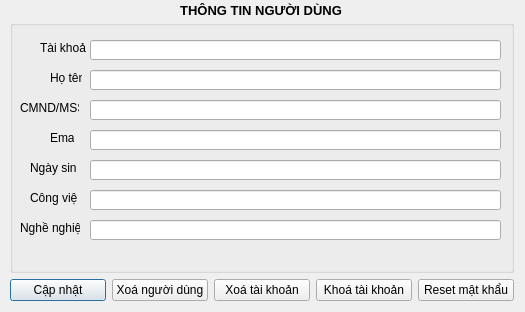
<?xml version="1.0" encoding="UTF-8"?>
<ui version="4.0">
 <class>editUSER</class>
 <widget class="QDialog" name="editUSER">
  <property name="geometry">
   <rect>
    <x>0</x>
    <y>0</y>
    <width>525</width>
    <height>312</height>
   </rect>
  </property>
  <property name="windowTitle">
   <string>Người dùng</string>
  </property>
  <property name="windowIcon">
   <iconset resource="src.qrc">
    <normaloff>:/images/users.png</normaloff>:/images/users.png</iconset>
  </property>
  <widget class="QWidget" name="layoutWidget">
   <property name="geometry">
    <rect>
     <x>10</x>
     <y>20</y>
     <width>504</width>
     <height>281</height>
    </rect>
   </property>
   <layout class="QVBoxLayout" name="verticalLayout_2">
    <item>
     <widget class="QGroupBox" name="groupBox">
      <property name="title">
       <string/>
      </property>
      <widget class="QLabel" name="label_6">
       <property name="geometry">
        <rect>
         <x>20</x>
         <y>170</y>
         <width>47</width>
         <height>16</height>
        </rect>
       </property>
       <property name="text">
        <string>Công việc</string>
       </property>
      </widget>
      <widget class="QLabel" name="label_3">
       <property name="geometry">
        <rect>
         <x>10</x>
         <y>80</y>
         <width>59</width>
         <height>16</height>
        </rect>
       </property>
       <property name="text">
        <string>CMND/MSSV</string>
       </property>
      </widget>
      <widget class="QLabel" name="label_4">
       <property name="geometry">
        <rect>
         <x>40</x>
         <y>110</y>
         <width>24</width>
         <height>16</height>
        </rect>
       </property>
       <property name="text">
        <string>Email</string>
       </property>
      </widget>
      <widget class="QLabel" name="label_2">
       <property name="geometry">
        <rect>
         <x>40</x>
         <y>50</y>
         <width>32</width>
         <height>16</height>
        </rect>
       </property>
       <property name="text">
        <string>Họ tên</string>
       </property>
      </widget>
      <widget class="QLabel" name="label_7">
       <property name="geometry">
        <rect>
         <x>10</x>
         <y>200</y>
         <width>60</width>
         <height>16</height>
        </rect>
       </property>
       <property name="text">
        <string>Nghề nghiệp</string>
       </property>
      </widget>
      <widget class="QLabel" name="label">
       <property name="geometry">
        <rect>
         <x>30</x>
         <y>20</y>
         <width>46</width>
         <height>16</height>
        </rect>
       </property>
       <property name="text">
        <string>Tài khoản</string>
       </property>
      </widget>
      <widget class="QLabel" name="label_5">
       <property name="geometry">
        <rect>
         <x>20</x>
         <y>140</y>
         <width>47</width>
         <height>16</height>
        </rect>
       </property>
       <property name="text">
        <string>Ngày sinh</string>
       </property>
      </widget>
      <widget class="QLineEdit" name="lineEdit_taikhoan">
       <property name="geometry">
        <rect>
         <x>80</x>
         <y>20</y>
         <width>411</width>
         <height>20</height>
        </rect>
       </property>
      </widget>
      <widget class="QLineEdit" name="lineEdit_hoten">
       <property name="geometry">
        <rect>
         <x>80</x>
         <y>50</y>
         <width>411</width>
         <height>20</height>
        </rect>
       </property>
      </widget>
      <widget class="QLineEdit" name="lineEdit_cmnd">
       <property name="geometry">
        <rect>
         <x>80</x>
         <y>80</y>
         <width>411</width>
         <height>20</height>
        </rect>
       </property>
      </widget>
      <widget class="QLineEdit" name="lineEdit_email">
       <property name="geometry">
        <rect>
         <x>80</x>
         <y>110</y>
         <width>411</width>
         <height>20</height>
        </rect>
       </property>
      </widget>
      <widget class="QLineEdit" name="lineEdit_ngaysinh">
       <property name="geometry">
        <rect>
         <x>80</x>
         <y>140</y>
         <width>411</width>
         <height>20</height>
        </rect>
       </property>
      </widget>
      <widget class="QLineEdit" name="lineEdit_congviec">
       <property name="geometry">
        <rect>
         <x>80</x>
         <y>170</y>
         <width>411</width>
         <height>20</height>
        </rect>
       </property>
      </widget>
      <widget class="QLineEdit" name="lineEdit_nghenghiep">
       <property name="geometry">
        <rect>
         <x>80</x>
         <y>200</y>
         <width>411</width>
         <height>20</height>
        </rect>
       </property>
      </widget>
      <zorder>lineEdit_cmnd</zorder>
      <zorder>lineEdit_email</zorder>
      <zorder>lineEdit_ngaysinh</zorder>
      <zorder>lineEdit_congviec</zorder>
      <zorder>lineEdit_nghenghiep</zorder>
      <zorder>lineEdit_taikhoan</zorder>
      <zorder>lineEdit_hoten</zorder>
      <zorder>label_6</zorder>
      <zorder>label_3</zorder>
      <zorder>label_4</zorder>
      <zorder>label_2</zorder>
      <zorder>label_7</zorder>
      <zorder>label</zorder>
      <zorder>label_5</zorder>
     </widget>
    </item>
    <item>
     <layout class="QHBoxLayout" name="horizontalLayout_8">
      <item>
       <widget class="QPushButton" name="pushButton_update">
        <property name="text">
         <string>Cập nhật</string>
        </property>
       </widget>
      </item>
      <item>
       <widget class="QPushButton" name="pushButton">
        <property name="text">
         <string>Xoá người dùng</string>
        </property>
       </widget>
      </item>
      <item>
       <widget class="QPushButton" name="pushButton_del">
        <property name="text">
         <string>Xoá tài khoản</string>
        </property>
       </widget>
      </item>
      <item>
       <widget class="QPushButton" name="pushButton_lock">
        <property name="text">
         <string>Khoá tài khoản</string>
        </property>
       </widget>
      </item>
      <item>
       <widget class="QPushButton" name="pushButton_reset">
        <property name="text">
         <string>Reset mật khẩu</string>
        </property>
       </widget>
      </item>
     </layout>
    </item>
   </layout>
  </widget>
  <widget class="QWidget" name="layoutWidget">
   <property name="geometry">
    <rect>
     <x>10</x>
     <y>0</y>
     <width>501</width>
     <height>22</height>
    </rect>
   </property>
   <layout class="QHBoxLayout" name="horizontalLayout_9">
    <item>
     <spacer name="horizontalSpacer">
      <property name="orientation">
       <enum>Qt::Horizontal</enum>
      </property>
      <property name="sizeHint" stdset="0">
       <size>
        <width>40</width>
        <height>20</height>
       </size>
      </property>
     </spacer>
    </item>
    <item>
     <widget class="QLabel" name="label_8">
      <property name="text">
       <string>&lt;html&gt;&lt;head/&gt;&lt;body&gt;&lt;p align=&quot;center&quot;&gt;&lt;span style=&quot; font-size:10pt; font-weight:600;&quot;&gt;THÔNG TIN NGƯỜI DÙNG&lt;/span&gt;&lt;/p&gt;&lt;/body&gt;&lt;/html&gt;</string>
      </property>
     </widget>
    </item>
    <item>
     <spacer name="horizontalSpacer_2">
      <property name="orientation">
       <enum>Qt::Horizontal</enum>
      </property>
      <property name="sizeHint" stdset="0">
       <size>
        <width>40</width>
        <height>20</height>
       </size>
      </property>
     </spacer>
    </item>
   </layout>
  </widget>
 </widget>
 <resources>
  <include location="src.qrc"/>
 </resources>
 <connections/>
</ui>
